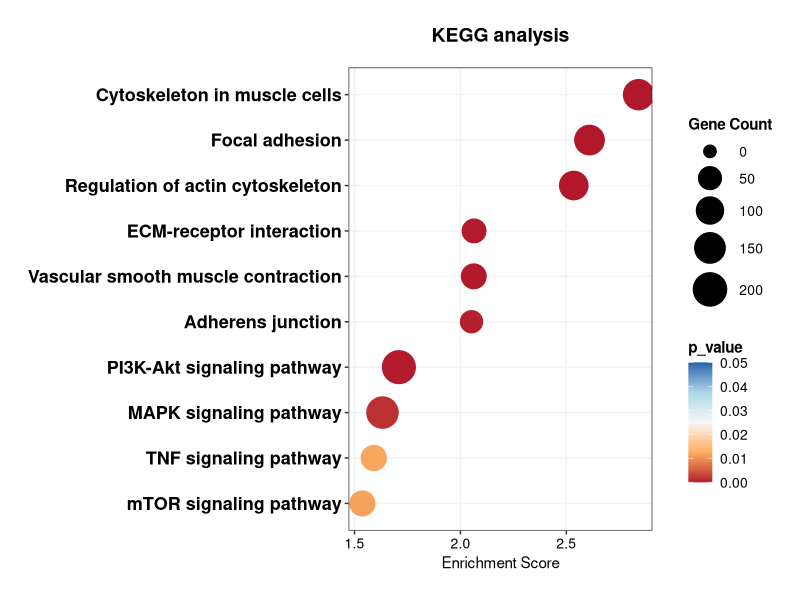
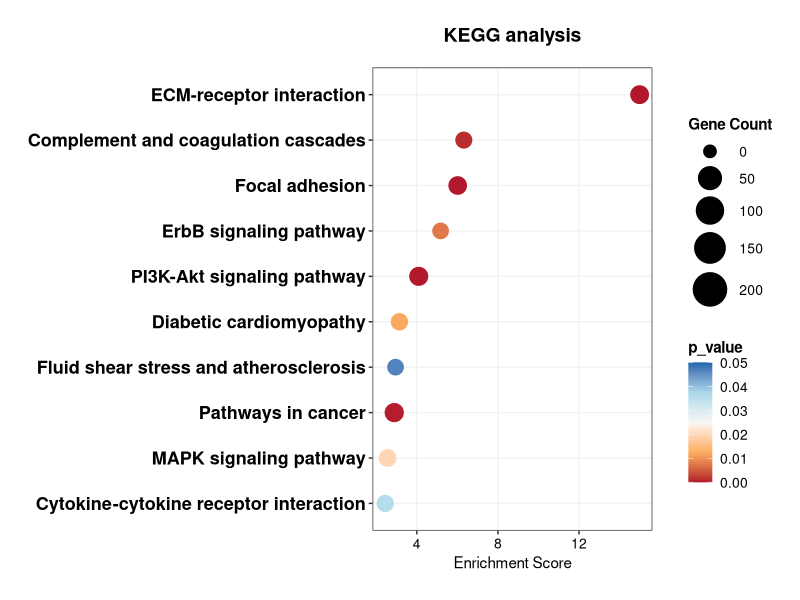
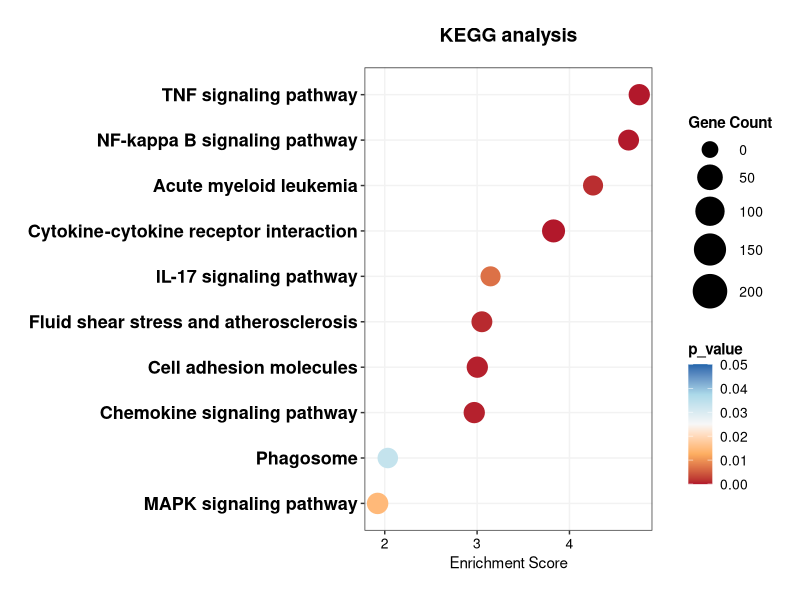
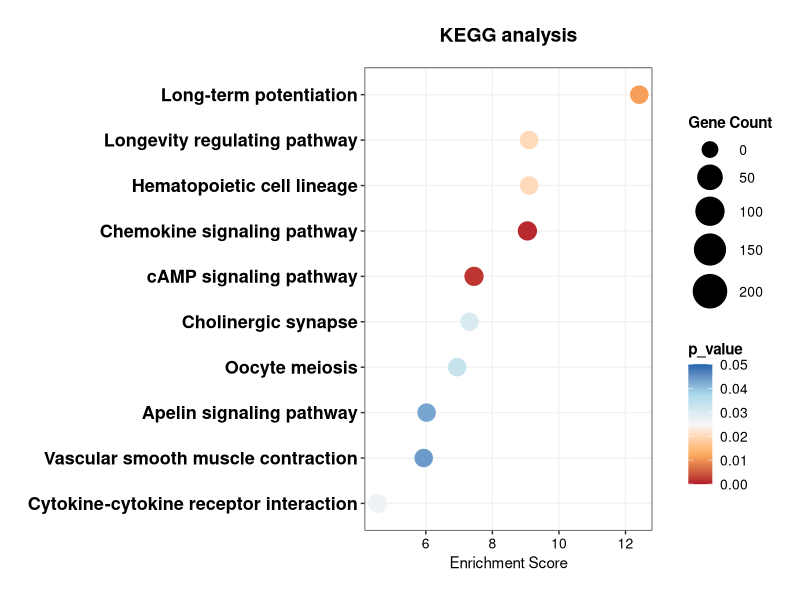
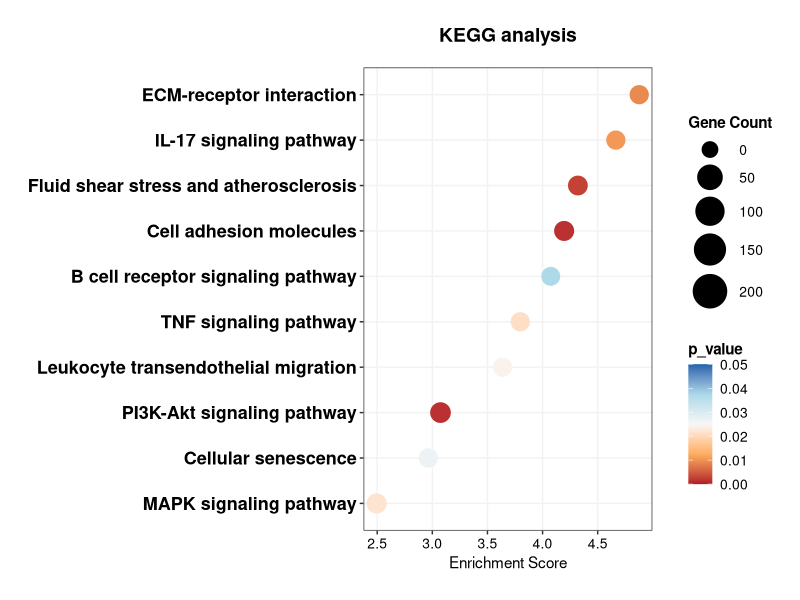

Write the R code that produced these figures, in order.

##-----------Virtual Knockout------------------##

library(dplyr)
library(ggplot2)



my_selected_terms <- c(
  "Cytoskeleton in muscle cells",
  "Focal adhesion",
  "Regulation of actin cytoskeleton",
  "ECM-receptor interaction",
  "Vascular smooth muscle contraction",
  "Adherens junction",
  "PI3K-Akt signaling pathway",
  "MAPK signaling pathway",
  "TNF signaling pathway",
  "mTOR signaling pathway"
)


kegg_data <- read.csv("enrichment-kegg-All-vs-DEG-Total-Virtual Knockout .csv", header = TRUE, stringsAsFactors = FALSE, encoding = "UTF-8") %>% 
  filter(Description %in% my_selected_terms)

kegg_data$Description <- factor(kegg_data$Description, levels = rev(my_selected_terms))


p <- ggplot(kegg_data, aes(x = NES, y = Description)) +
  geom_point(aes(size = setSize, color = pvalue)) +
  

  scale_color_gradientn(
    colors = c("#b2182b", "#fdae61", "#f7f7f7", "#abd9e9", "#2166ac"),
    limits = c(0, 0.05) 
  ) + 
 
  scale_size_continuous(
    range = c(4, 11),
    limits = c(0, 200)  
  ) +
  
  theme_bw() + 
  labs(
    title = "KEGG analysis",
    x = "Enrichment Score",
    y = NULL,
    color = "p_value",
    size = "Gene Count"
  ) +
  
  guides(
    color = guide_colorbar(
      title.position = "top",
      barwidth = unit(1.2, "lines"), 
      barheight = unit(6, "lines"),  
      order = 2
    ),
    size = guide_legend(
      title.position = "top",
      override.aes = list(color = "black"),
      order = 1
    )
  ) +
  

  theme(
    plot.margin = margin(t = 20, r = 20, b = 20, l = 20, unit = "pt"), 
    legend.position = "right",             
    legend.box = "vertical",               
    legend.margin = margin(l = 15, unit = "pt"), 
    legend.spacing.y = unit(20, "pt"),           
    legend.title = element_text(face = "bold", size = 11, color = "black"),
    legend.text = element_text(size = 10, color = "black"),
    axis.text.x = element_text(color = "black", size = 10),
    axis.text.y = element_text(face = "bold", color = "black", size = 13), 
    plot.title = element_text(hjust = 0.5, face = "bold", size = 14, margin = margin(b=15)),
    
    panel.grid.minor = element_blank(),
    panel.grid.major = element_line(color = "gray95")
  )

pdf("Virtual Knockout.pdf", width = 8.5, height = 8)
print(p)
dev.off()




##-----------lung-MMC------------------##

library(dplyr)
library(ggplot2)



my_selected_terms <- c(
  "ECM-receptor interaction",
  "Complement and coagulation cascades",
  "Focal adhesion",
  "ErbB signaling pathway",
  "PI3K-Akt signaling pathway",
  "Diabetic cardiomyopathy",
  "Fluid shear stress and atherosclerosis",
  "Pathways in cancer",
  "MAPK signaling pathway",
  "Cytokine-cytokine receptor interaction"
)


kegg_raw <- read.csv("enrichment-kegg-All-vs-DEG-Total-lung-MMC.csv", header = TRUE, stringsAsFactors = FALSE, encoding = "UTF-8") %>% 
  filter(Term %in% my_selected_terms)

colnames(kegg_raw)[colnames(kegg_raw) == "p.value"] <- "p_value"

kegg_data <- kegg_raw %>% 
  filter(Term %in% my_selected_terms)
kegg_data$Term <- factor(kegg_data$Term, levels = rev(my_selected_terms))

p <- ggplot(kegg_data, aes(x = Enrichment_score, y = Term)) +
  geom_point(aes(size = ListHits, color = p_value)) +
  
  
  scale_color_gradientn(
    colors = c("#b2182b", "#fdae61", "#f7f7f7", "#abd9e9", "#2166ac"),
    limits = c(0, 0.05) 
  ) + 
  
  scale_size_continuous(
    range = c(4, 11),
    limits = c(0, 200)  
  ) +
  
  theme_bw() + 
  labs(
    title = "KEGG analysis",
    x = "Enrichment Score",
    y = NULL,
    color = "p_value",
    size = "Gene Count"
  ) +
  
  guides(
    color = guide_colorbar(
      title.position = "top",
      barwidth = unit(1.2, "lines"), 
      barheight = unit(6, "lines"),  
      order = 2
    ),
    size = guide_legend(
      title.position = "top",
      override.aes = list(color = "black"),
      order = 1
    )
  ) +
  
  
  theme(
    plot.margin = margin(t = 20, r = 20, b = 20, l = 20, unit = "pt"), 
    legend.position = "right",             
    legend.box = "vertical",               
    legend.margin = margin(l = 15, unit = "pt"), 
    legend.spacing.y = unit(20, "pt"),           
    legend.title = element_text(face = "bold", size = 11, color = "black"),
    legend.text = element_text(size = 10, color = "black"),
    axis.text.x = element_text(color = "black", size = 10),
    axis.text.y = element_text(face = "bold", color = "black", size = 13), 
    plot.title = element_text(hjust = 0.5, face = "bold", size = 14, margin = margin(b=15)),
    
    panel.grid.minor = element_blank(),
    panel.grid.major = element_line(color = "gray95")
  )

pdf("lung-MMC.pdf", width = 8.5, height = 8)
print(p)
dev.off()



##-----------lung-WT------------------##

library(dplyr)
library(ggplot2)



my_selected_terms <- c(
  "TNF signaling pathway",
  "NF-kappa B signaling pathway",
  "Acute myeloid leukemia",
  "Cytokine-cytokine receptor interaction",
  "IL-17 signaling pathway",
  "Fluid shear stress and atherosclerosis",
  "Cell adhesion molecules",
  "Chemokine signaling pathway",
  "Phagosome",
  "MAPK signaling pathway"
  
)


kegg_raw <- read.csv("enrichment-kegg-All-vs-DEG-Total-lung.csv", header = TRUE, stringsAsFactors = FALSE, encoding = "UTF-8") %>% 
  filter(Term %in% my_selected_terms)



colnames(kegg_raw)[colnames(kegg_raw) == "p.value"] <- "p_value"


kegg_data <- kegg_raw %>% 
  filter(Term %in% my_selected_terms)

kegg_data$Term <- factor(kegg_data$Term, levels = rev(my_selected_terms))


p <- ggplot(kegg_data, aes(x = Enrichment_score, y = Term)) +
  geom_point(aes(size = ListHits, color = p_value)) +
  

  scale_color_gradientn(
    colors = c("#b2182b", "#fdae61", "#f7f7f7", "#abd9e9", "#2166ac"),
    limits = c(0, 0.05) 
  ) + 
  
  
  scale_size_continuous(
    range = c(5, 11),
    limits = c(0, 200)  
  ) +
  
  theme_bw() + 
  labs(
    title = "KEGG analysis",
    x = "Enrichment Score",
    y = NULL,
    color = "p_value",
    size = "Gene Count"
  ) +
  
 
  guides(
    color = guide_colorbar(
      title.position = "top",
      barwidth = unit(1.2, "lines"), 
      barheight = unit(6, "lines"),  
      order = 2
    ),
    size = guide_legend(
      title.position = "top",
      override.aes = list(color = "black"),
      order = 1
    )
  ) +
  
  
  theme(
    
    plot.margin = margin(t = 20, r = 20, b = 20, l = 20, unit = "pt"), 
    
    
    legend.position = "right",             
    legend.box = "vertical",               
    legend.margin = margin(l = 15, unit = "pt"), 
    legend.spacing.y = unit(20, "pt"),           
    
    
    legend.title = element_text(face = "bold", size = 11, color = "black"),
    legend.text = element_text(size = 10, color = "black"),
    axis.text.x = element_text(color = "black", size = 10),
    axis.text.y = element_text(face = "bold", color = "black", size = 13), 
    plot.title = element_text(hjust = 0.5, face = "bold", size = 14, margin = margin(b=15)),
    
    
    panel.grid.minor = element_blank(),
    panel.grid.major = element_line(color = "gray95")
  )


pdf("lung-WT.pdf", width = 8.5, height = 8)
print(p)
dev.off()




##-----------MMC-SMC------------------##



library(dplyr)
library(ggplot2)



my_selected_terms <- c(
  "Long-term potentiation",
  "Longevity regulating pathway",
  "Hematopoietic cell lineage",
  "Chemokine signaling pathway",
  "cAMP signaling pathway",
  "Cholinergic synapse",
  "Oocyte meiosis",
  "Apelin signaling pathway",
  "Vascular smooth muscle contraction",
  "Cytokine-cytokine receptor interaction"
)


kegg_raw <- read.csv("enrichment-kegg-All-vs-DEG-Total-MMC-SMC.csv", header = TRUE, stringsAsFactors = FALSE, encoding = "UTF-8") %>% 
  filter(Term %in% my_selected_terms)



colnames(kegg_raw)[colnames(kegg_raw) == "p.value"] <- "p_value"


kegg_data <- kegg_raw %>% 
  filter(Term %in% my_selected_terms)

kegg_data$Term <- factor(kegg_data$Term, levels = rev(my_selected_terms))


p <- ggplot(kegg_data, aes(x = Enrichment_score, y = Term)) +
  geom_point(aes(size = ListHits, color = p_value)) +
  
  
  scale_color_gradientn(
    colors = c("#b2182b", "#fdae61", "#f7f7f7", "#abd9e9", "#2166ac"),
    limits = c(0, 0.05) 
  ) + 
  
  
  scale_size_continuous(
    range = c(5, 11),
    limits = c(0, 200)  
  ) +
  
  theme_bw() + 
  labs(
    title = "KEGG analysis",
    x = "Enrichment Score",
    y = NULL,
    color = "p_value",
    size = "Gene Count"
  ) +
  
  
  guides(
    color = guide_colorbar(
      title.position = "top",
      barwidth = unit(1.2, "lines"), 
      barheight = unit(6, "lines"),  
      order = 2
    ),
    size = guide_legend(
      title.position = "top",
      override.aes = list(color = "black"),
      order = 1
    )
  ) +
  
  
  theme(
    
    plot.margin = margin(t = 20, r = 20, b = 20, l = 20, unit = "pt"), 
    
    
    legend.position = "right",             
    legend.box = "vertical",               
    legend.margin = margin(l = 15, unit = "pt"), 
    legend.spacing.y = unit(20, "pt"),           
    
    
    legend.title = element_text(face = "bold", size = 11, color = "black"),
    legend.text = element_text(size = 10, color = "black"),
    axis.text.x = element_text(color = "black", size = 10),
    axis.text.y = element_text(face = "bold", color = "black", size = 13), 
    plot.title = element_text(hjust = 0.5, face = "bold", size = 14, margin = margin(b=15)),
    
    
    panel.grid.minor = element_blank(),
    panel.grid.major = element_line(color = "gray95")
  )

pdf("MMC-SMC.pdf", width = 8.5, height = 8)
print(p)
dev.off()




##-----------WT-SMC------------------##


library(dplyr)
library(ggplot2)



my_selected_terms <- c(
  "ECM-receptor interaction",
  "IL-17 signaling pathway",
  "Fluid shear stress and atherosclerosis",
  "Cell adhesion molecules",
  "B cell receptor signaling pathway",
  "TNF signaling pathway",
  "Leukocyte transendothelial migration",
  "PI3K-Akt signaling pathway",
  "Cellular senescence",
  "MAPK signaling pathway"
)


kegg_raw <- read.csv("enrichment-kegg-All-vs-DEG-Total-SMC.csv", header = TRUE, stringsAsFactors = FALSE, encoding = "UTF-8") %>% 
  filter(Term %in% my_selected_terms)



colnames(kegg_raw)[colnames(kegg_raw) == "p.value"] <- "p_value"


kegg_data <- kegg_raw %>% 
  filter(Term %in% my_selected_terms)

kegg_data$Term <- factor(kegg_data$Term, levels = rev(my_selected_terms))


p <- ggplot(kegg_data, aes(x = Enrichment_score, y = Term)) +
  geom_point(aes(size = ListHits, color = p_value)) +
  
  
  scale_color_gradientn(
    colors = c("#b2182b", "#fdae61", "#f7f7f7", "#abd9e9", "#2166ac"),
    limits = c(0, 0.05) 
  ) + 
  
  
  scale_size_continuous(
    range = c(5, 11),
    limits = c(0, 200)  
  ) +
  
  theme_bw() + 
  labs(
    title = "KEGG analysis",
    x = "Enrichment Score",
    y = NULL,
    color = "p_value",
    size = "Gene Count"
  ) +
  
  
  guides(
    color = guide_colorbar(
      title.position = "top",
      barwidth = unit(1.2, "lines"), 
      barheight = unit(6, "lines"),  
      order = 2
    ),
    size = guide_legend(
      title.position = "top",
      override.aes = list(color = "black"),
      order = 1
    )
  ) +
  
  
  theme(
   
    plot.margin = margin(t = 20, r = 20, b = 20, l = 20, unit = "pt"), 
    
   
    legend.position = "right",             
    legend.box = "vertical",               
    legend.margin = margin(l = 15, unit = "pt"), 
    legend.spacing.y = unit(20, "pt"),           
    
   
    legend.title = element_text(face = "bold", size = 11, color = "black"),
    legend.text = element_text(size = 10, color = "black"),
    axis.text.x = element_text(color = "black", size = 10),
    axis.text.y = element_text(face = "bold", color = "black", size = 13), 
    plot.title = element_text(hjust = 0.5, face = "bold", size = 14, margin = margin(b=15)),
    
    
    panel.grid.minor = element_blank(),
    panel.grid.major = element_line(color = "gray95")
  )

pdf("WT-SMC.pdf", width = 8.5, height = 8)
print(p)
dev.off()
